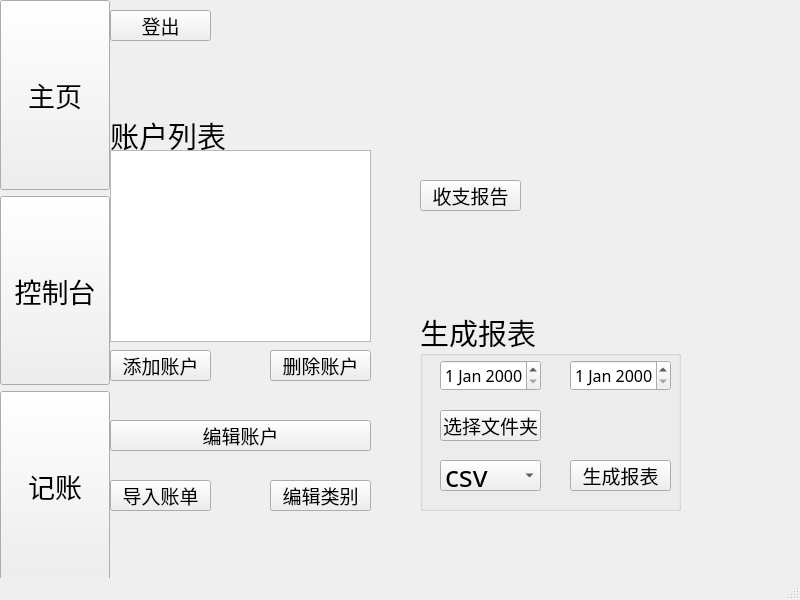
<?xml version="1.0" encoding="UTF-8"?>
<ui version="4.0">
 <class>MainWindow</class>
 <widget class="QMainWindow" name="MainWindow">
  <property name="geometry">
   <rect>
    <x>0</x>
    <y>0</y>
    <width>800</width>
    <height>600</height>
   </rect>
  </property>
  <property name="windowTitle">
   <string>黄山记账</string>
  </property>
  <property name="windowIcon">
   <iconset resource="logo.qrc">
    <normaloff>:/src/con.png</normaloff>:/src/con.png</iconset>
  </property>
  <widget class="QWidget" name="mainLayout">
   <widget class="QWidget" name="horizontalLayoutWidget">
    <property name="geometry">
     <rect>
      <x>0</x>
      <y>0</y>
      <width>110</width>
      <height>581</height>
     </rect>
    </property>
    <layout class="QVBoxLayout" name="sidebar" stretch="0,0,0">
     <item>
      <widget class="QPushButton" name="btnHome">
       <property name="sizePolicy">
        <sizepolicy hsizetype="Expanding" vsizetype="Expanding">
         <horstretch>0</horstretch>
         <verstretch>0</verstretch>
        </sizepolicy>
       </property>
       <property name="font">
        <font>
         <family>YouYuan</family>
         <pointsize>20</pointsize>
        </font>
       </property>
       <property name="text">
        <string>主页</string>
       </property>
      </widget>
     </item>
     <item>
      <widget class="QPushButton" name="btnDashboard">
       <property name="sizePolicy">
        <sizepolicy hsizetype="Expanding" vsizetype="Expanding">
         <horstretch>0</horstretch>
         <verstretch>0</verstretch>
        </sizepolicy>
       </property>
       <property name="font">
        <font>
         <family>YouYuan</family>
         <pointsize>20</pointsize>
        </font>
       </property>
       <property name="text">
        <string>控制台</string>
       </property>
      </widget>
     </item>
     <item>
      <widget class="QPushButton" name="btneditor">
       <property name="sizePolicy">
        <sizepolicy hsizetype="Expanding" vsizetype="Expanding">
         <horstretch>0</horstretch>
         <verstretch>0</verstretch>
        </sizepolicy>
       </property>
       <property name="font">
        <font>
         <family>YouYuan</family>
         <pointsize>20</pointsize>
        </font>
       </property>
       <property name="text">
        <string>记账</string>
       </property>
      </widget>
     </item>
    </layout>
   </widget>
   <widget class="QWidget" name="gridLayoutWidget">
    <property name="geometry">
     <rect>
      <x>90</x>
      <y>0</y>
      <width>701</width>
      <height>581</height>
     </rect>
    </property>
    <layout class="QGridLayout">
     <item row="0" column="0">
      <widget class="QStackedWidget" name="pages">
       <property name="sizePolicy">
        <sizepolicy hsizetype="Expanding" vsizetype="Expanding">
         <horstretch>0</horstretch>
         <verstretch>0</verstretch>
        </sizepolicy>
       </property>
       <property name="currentIndex">
        <number>4</number>
       </property>
       <widget class="QWidget" name="Page0">
        <widget class="QLabel" name="logo">
         <property name="geometry">
          <rect>
           <x>230</x>
           <y>100</y>
           <width>211</width>
           <height>181</height>
          </rect>
         </property>
         <property name="sizePolicy">
          <sizepolicy hsizetype="Expanding" vsizetype="Expanding">
           <horstretch>0</horstretch>
           <verstretch>0</verstretch>
          </sizepolicy>
         </property>
         <property name="text">
          <string/>
         </property>
         <property name="pixmap">
          <pixmap resource="logo.qrc">:/src/logo.png</pixmap>
         </property>
        </widget>
        <widget class="QPushButton" name="btnCreate">
         <property name="geometry">
          <rect>
           <x>180</x>
           <y>380</y>
           <width>101</width>
           <height>31</height>
          </rect>
         </property>
         <property name="font">
          <font>
           <family>YouYuan</family>
           <pointsize>16</pointsize>
          </font>
         </property>
         <property name="text">
          <string>创建用户</string>
         </property>
        </widget>
        <widget class="QPushButton" name="btnLogin">
         <property name="geometry">
          <rect>
           <x>390</x>
           <y>380</y>
           <width>101</width>
           <height>31</height>
          </rect>
         </property>
         <property name="font">
          <font>
           <family>YouYuan</family>
           <pointsize>16</pointsize>
          </font>
         </property>
         <property name="text">
          <string>用户登录</string>
         </property>
        </widget>
       </widget>
       <widget class="QWidget" name="Page1">
        <widget class="QLineEdit" name="editNewUsername">
         <property name="geometry">
          <rect>
           <x>270</x>
           <y>250</y>
           <width>171</width>
           <height>31</height>
          </rect>
         </property>
        </widget>
        <widget class="QLabel" name="bkey">
         <property name="geometry">
          <rect>
           <x>150</x>
           <y>300</y>
           <width>111</width>
           <height>41</height>
          </rect>
         </property>
         <property name="font">
          <font>
           <family>YouYuan</family>
           <pointsize>22</pointsize>
          </font>
         </property>
         <property name="text">
          <string> 密  码</string>
         </property>
        </widget>
        <widget class="QLabel" name="acreatelogo">
         <property name="geometry">
          <rect>
           <x>220</x>
           <y>110</y>
           <width>261</width>
           <height>91</height>
          </rect>
         </property>
         <property name="font">
          <font>
           <family>YouYuan</family>
           <pointsize>48</pointsize>
          </font>
         </property>
         <property name="text">
          <string>创建用户</string>
         </property>
        </widget>
        <widget class="QLineEdit" name="editNewPassword">
         <property name="geometry">
          <rect>
           <x>270</x>
           <y>310</y>
           <width>171</width>
           <height>31</height>
          </rect>
         </property>
         <property name="echoMode">
          <enum>QLineEdit::EchoMode::Password</enum>
         </property>
        </widget>
        <widget class="QPushButton" name="btnConfirmCreate">
         <property name="geometry">
          <rect>
           <x>310</x>
           <y>370</y>
           <width>101</width>
           <height>31</height>
          </rect>
         </property>
         <property name="font">
          <font>
           <family>YouYuan</family>
           <pointsize>16</pointsize>
          </font>
         </property>
         <property name="text">
          <string>创建</string>
         </property>
        </widget>
        <widget class="QLabel" name="buser">
         <property name="geometry">
          <rect>
           <x>160</x>
           <y>240</y>
           <width>101</width>
           <height>41</height>
          </rect>
         </property>
         <property name="font">
          <font>
           <family>YouYuan</family>
           <pointsize>22</pointsize>
          </font>
         </property>
         <property name="text">
          <string>用户名</string>
         </property>
        </widget>
        <widget class="QPushButton" name="btnLogin2">
         <property name="geometry">
          <rect>
           <x>70</x>
           <y>60</y>
           <width>101</width>
           <height>31</height>
          </rect>
         </property>
         <property name="font">
          <font>
           <family>YouYuan</family>
           <pointsize>16</pointsize>
          </font>
         </property>
         <property name="text">
          <string>登录页面</string>
         </property>
        </widget>
       </widget>
       <widget class="QWidget" name="Page2">
        <widget class="QPushButton" name="btnSelectUser">
         <property name="geometry">
          <rect>
           <x>370</x>
           <y>420</y>
           <width>101</width>
           <height>31</height>
          </rect>
         </property>
         <property name="font">
          <font>
           <family>YouYuan</family>
           <pointsize>16</pointsize>
          </font>
         </property>
         <property name="text">
          <string>确定</string>
         </property>
        </widget>
        <widget class="QLabel" name="label">
         <property name="geometry">
          <rect>
           <x>170</x>
           <y>90</y>
           <width>261</width>
           <height>81</height>
          </rect>
         </property>
         <property name="font">
          <font>
           <family>YouYuan</family>
           <pointsize>48</pointsize>
          </font>
         </property>
         <property name="text">
          <string>选择用户</string>
         </property>
        </widget>
        <widget class="QListWidget" name="listExistingUsers">
         <property name="geometry">
          <rect>
           <x>130</x>
           <y>180</y>
           <width>341</width>
           <height>221</height>
          </rect>
         </property>
         <property name="font">
          <font>
           <pointsize>18</pointsize>
          </font>
         </property>
        </widget>
        <widget class="QPushButton" name="btnBrowseUsers">
         <property name="geometry">
          <rect>
           <x>250</x>
           <y>420</y>
           <width>101</width>
           <height>31</height>
          </rect>
         </property>
         <property name="font">
          <font>
           <family>YouYuan</family>
           <pointsize>16</pointsize>
          </font>
         </property>
         <property name="text">
          <string>导出用户</string>
         </property>
        </widget>
        <widget class="QPushButton" name="btnDeleteUser">
         <property name="geometry">
          <rect>
           <x>130</x>
           <y>460</y>
           <width>101</width>
           <height>31</height>
          </rect>
         </property>
         <property name="font">
          <font>
           <family>YouYuan</family>
           <pointsize>16</pointsize>
          </font>
         </property>
         <property name="text">
          <string>删除用户</string>
         </property>
        </widget>
        <widget class="QPushButton" name="btnCreate2">
         <property name="geometry">
          <rect>
           <x>130</x>
           <y>420</y>
           <width>101</width>
           <height>31</height>
          </rect>
         </property>
         <property name="font">
          <font>
           <family>YouYuan</family>
           <pointsize>16</pointsize>
          </font>
         </property>
         <property name="text">
          <string>创建用户</string>
         </property>
        </widget>
       </widget>
       <widget class="QWidget" name="Page3">
        <widget class="QLabel" name="label_2">
         <property name="geometry">
          <rect>
           <x>250</x>
           <y>90</y>
           <width>271</width>
           <height>91</height>
          </rect>
         </property>
         <property name="font">
          <font>
           <family>YouYuan</family>
           <pointsize>48</pointsize>
          </font>
         </property>
         <property name="text">
          <string>输入密码</string>
         </property>
        </widget>
        <widget class="QLabel" name="label_4">
         <property name="geometry">
          <rect>
           <x>100</x>
           <y>290</y>
           <width>121</width>
           <height>41</height>
          </rect>
         </property>
         <property name="font">
          <font>
           <family>YouYuan</family>
           <pointsize>22</pointsize>
          </font>
         </property>
         <property name="text">
          <string>  密  码</string>
         </property>
        </widget>
        <widget class="QLineEdit" name="editLoginPassword">
         <property name="geometry">
          <rect>
           <x>260</x>
           <y>290</y>
           <width>211</width>
           <height>41</height>
          </rect>
         </property>
         <property name="echoMode">
          <enum>QLineEdit::EchoMode::Password</enum>
         </property>
        </widget>
        <widget class="QLabel" name="labelLoginUser">
         <property name="geometry">
          <rect>
           <x>260</x>
           <y>230</y>
           <width>211</width>
           <height>41</height>
          </rect>
         </property>
         <property name="font">
          <font>
           <family>YouYuan</family>
           <pointsize>22</pointsize>
          </font>
         </property>
         <property name="text">
          <string/>
         </property>
        </widget>
        <widget class="QLabel" name="label_3">
         <property name="geometry">
          <rect>
           <x>100</x>
           <y>240</y>
           <width>121</width>
           <height>41</height>
          </rect>
         </property>
         <property name="font">
          <font>
           <family>YouYuan</family>
           <pointsize>22</pointsize>
          </font>
         </property>
         <property name="text">
          <string>  用户名</string>
         </property>
        </widget>
        <widget class="QPushButton" name="btnConfirmLogin">
         <property name="geometry">
          <rect>
           <x>310</x>
           <y>370</y>
           <width>101</width>
           <height>31</height>
          </rect>
         </property>
         <property name="font">
          <font>
           <family>YouYuan</family>
           <pointsize>14</pointsize>
          </font>
         </property>
         <property name="text">
          <string>登录</string>
         </property>
        </widget>
       </widget>
       <widget class="QWidget" name="Page4dash">
        <widget class="QLabel" name="labelWelcome">
         <property name="geometry">
          <rect>
           <x>140</x>
           <y>10</y>
           <width>421</width>
           <height>61</height>
          </rect>
         </property>
         <property name="font">
          <font>
           <family>YouYuan</family>
           <pointsize>36</pointsize>
          </font>
         </property>
         <property name="text">
          <string/>
         </property>
        </widget>
        <widget class="QPushButton" name="btnLogout">
         <property name="geometry">
          <rect>
           <x>20</x>
           <y>10</y>
           <width>101</width>
           <height>31</height>
          </rect>
         </property>
         <property name="font">
          <font>
           <family>YouYuan</family>
           <pointsize>14</pointsize>
          </font>
         </property>
         <property name="text">
          <string>登出</string>
         </property>
        </widget>
        <widget class="QLabel" name="label_5">
         <property name="geometry">
          <rect>
           <x>20</x>
           <y>120</y>
           <width>211</width>
           <height>31</height>
          </rect>
         </property>
         <property name="font">
          <font>
           <family>YouYuan</family>
           <pointsize>22</pointsize>
          </font>
         </property>
         <property name="text">
          <string>账户列表</string>
         </property>
        </widget>
        <widget class="QPushButton" name="btnAddAccount">
         <property name="geometry">
          <rect>
           <x>20</x>
           <y>350</y>
           <width>101</width>
           <height>31</height>
          </rect>
         </property>
         <property name="font">
          <font>
           <family>YouYuan</family>
           <pointsize>14</pointsize>
          </font>
         </property>
         <property name="text">
          <string>添加账户</string>
         </property>
        </widget>
        <widget class="QPushButton" name="btnRemoveAccount">
         <property name="geometry">
          <rect>
           <x>180</x>
           <y>350</y>
           <width>101</width>
           <height>31</height>
          </rect>
         </property>
         <property name="font">
          <font>
           <family>YouYuan</family>
           <pointsize>14</pointsize>
          </font>
         </property>
         <property name="text">
          <string>删除账户</string>
         </property>
        </widget>
        <widget class="QListWidget" name="listAccounts">
         <property name="geometry">
          <rect>
           <x>20</x>
           <y>150</y>
           <width>261</width>
           <height>192</height>
          </rect>
         </property>
        </widget>
        <widget class="QPushButton" name="btnEditAccount">
         <property name="geometry">
          <rect>
           <x>20</x>
           <y>420</y>
           <width>261</width>
           <height>31</height>
          </rect>
         </property>
         <property name="font">
          <font>
           <family>YouYuan</family>
           <pointsize>14</pointsize>
          </font>
         </property>
         <property name="text">
          <string>编辑账户</string>
         </property>
        </widget>
        <widget class="QLabel" name="labelTotalBalance">
         <property name="geometry">
          <rect>
           <x>330</x>
           <y>120</y>
           <width>271</width>
           <height>41</height>
          </rect>
         </property>
         <property name="font">
          <font>
           <family>YouYuan</family>
           <pointsize>22</pointsize>
          </font>
         </property>
         <property name="text">
          <string/>
         </property>
        </widget>
        <widget class="QPushButton" name="btnImportBill">
         <property name="geometry">
          <rect>
           <x>20</x>
           <y>480</y>
           <width>101</width>
           <height>31</height>
          </rect>
         </property>
         <property name="font">
          <font>
           <family>YouYuan</family>
           <pointsize>14</pointsize>
          </font>
         </property>
         <property name="text">
          <string>导入账单</string>
         </property>
        </widget>
        <widget class="QPushButton" name="btneditcate">
         <property name="geometry">
          <rect>
           <x>180</x>
           <y>480</y>
           <width>101</width>
           <height>31</height>
          </rect>
         </property>
         <property name="font">
          <font>
           <family>YouYuan</family>
           <pointsize>14</pointsize>
          </font>
         </property>
         <property name="text">
          <string>编辑类别</string>
         </property>
        </widget>
        <widget class="QPushButton" name="btnAnalysis">
         <property name="geometry">
          <rect>
           <x>330</x>
           <y>180</y>
           <width>101</width>
           <height>31</height>
          </rect>
         </property>
         <property name="font">
          <font>
           <family>YouYuan</family>
           <pointsize>14</pointsize>
          </font>
         </property>
         <property name="text">
          <string>收支报告</string>
         </property>
        </widget>
        <widget class="QGroupBox" name="groupBox">
         <property name="geometry">
          <rect>
           <x>330</x>
           <y>310</y>
           <width>261</width>
           <height>201</height>
          </rect>
         </property>
         <property name="font">
          <font>
           <family>YouYuan</family>
           <pointsize>22</pointsize>
          </font>
         </property>
         <property name="title">
          <string>生成报表</string>
         </property>
         <widget class="QDateEdit" name="dateStart">
          <property name="geometry">
           <rect>
            <x>20</x>
            <y>50</y>
            <width>101</width>
            <height>31</height>
           </rect>
          </property>
          <property name="font">
           <font>
            <family>YouYuan</family>
            <pointsize>12</pointsize>
           </font>
          </property>
         </widget>
         <widget class="QDateEdit" name="dateEnd">
          <property name="geometry">
           <rect>
            <x>150</x>
            <y>50</y>
            <width>101</width>
            <height>31</height>
           </rect>
          </property>
          <property name="font">
           <font>
            <family>YouYuan</family>
            <pointsize>12</pointsize>
           </font>
          </property>
         </widget>
         <widget class="QPushButton" name="btnSelectFolder">
          <property name="geometry">
           <rect>
            <x>20</x>
            <y>100</y>
            <width>101</width>
            <height>31</height>
           </rect>
          </property>
          <property name="font">
           <font>
            <family>YouYuan</family>
            <pointsize>14</pointsize>
           </font>
          </property>
          <property name="text">
           <string>选择文件夹</string>
          </property>
         </widget>
         <widget class="QLabel" name="lblFolder">
          <property name="geometry">
           <rect>
            <x>150</x>
            <y>100</y>
            <width>101</width>
            <height>31</height>
           </rect>
          </property>
          <property name="text">
           <string/>
          </property>
         </widget>
         <widget class="QComboBox" name="comboFormat">
          <property name="geometry">
           <rect>
            <x>20</x>
            <y>150</y>
            <width>101</width>
            <height>31</height>
           </rect>
          </property>
          <item>
           <property name="text">
            <string>csv</string>
           </property>
          </item>
          <item>
           <property name="text">
            <string>json</string>
           </property>
          </item>
         </widget>
         <widget class="QPushButton" name="btnGenerateReport">
          <property name="geometry">
           <rect>
            <x>150</x>
            <y>150</y>
            <width>101</width>
            <height>31</height>
           </rect>
          </property>
          <property name="font">
           <font>
            <family>YouYuan</family>
            <pointsize>14</pointsize>
           </font>
          </property>
          <property name="text">
           <string>生成报表</string>
          </property>
         </widget>
        </widget>
       </widget>
       <widget class="QWidget" name="Page5">
        <widget class="QTableView" name="tableTransactions">
         <property name="geometry">
          <rect>
           <x>80</x>
           <y>100</y>
           <width>541</width>
           <height>371</height>
          </rect>
         </property>
        </widget>
        <widget class="QLabel" name="label_6">
         <property name="geometry">
          <rect>
           <x>80</x>
           <y>30</y>
           <width>201</width>
           <height>61</height>
          </rect>
         </property>
         <property name="font">
          <font>
           <family>YouYuan</family>
           <pointsize>36</pointsize>
          </font>
         </property>
         <property name="text">
          <string>编辑账单</string>
         </property>
        </widget>
        <widget class="QPushButton" name="btnAddTransaction">
         <property name="geometry">
          <rect>
           <x>80</x>
           <y>480</y>
           <width>101</width>
           <height>31</height>
          </rect>
         </property>
         <property name="font">
          <font>
           <family>YouYuan</family>
           <pointsize>14</pointsize>
          </font>
         </property>
         <property name="text">
          <string>添加交易</string>
         </property>
        </widget>
        <widget class="QPushButton" name="btnRemoveTransaction">
         <property name="geometry">
          <rect>
           <x>520</x>
           <y>480</y>
           <width>101</width>
           <height>31</height>
          </rect>
         </property>
         <property name="font">
          <font>
           <family>YouYuan</family>
           <pointsize>14</pointsize>
          </font>
         </property>
         <property name="text">
          <string>删除交易</string>
         </property>
        </widget>
        <widget class="QLabel" name="labelCurrentAccountName">
         <property name="geometry">
          <rect>
           <x>320</x>
           <y>20</y>
           <width>301</width>
           <height>41</height>
          </rect>
         </property>
         <property name="font">
          <font>
           <family>YouYuan</family>
           <pointsize>22</pointsize>
          </font>
         </property>
         <property name="text">
          <string/>
         </property>
        </widget>
        <widget class="QLabel" name="labelCurrentAccountBalance">
         <property name="geometry">
          <rect>
           <x>320</x>
           <y>60</y>
           <width>301</width>
           <height>41</height>
          </rect>
         </property>
         <property name="font">
          <font>
           <family>YouYuan</family>
           <pointsize>22</pointsize>
          </font>
         </property>
         <property name="text">
          <string>结余：</string>
         </property>
        </widget>
       </widget>
       <widget class="QWidget" name="Page6">
        <widget class="QLabel" name="labelSelectedFile">
         <property name="geometry">
          <rect>
           <x>40</x>
           <y>20</y>
           <width>301</width>
           <height>41</height>
          </rect>
         </property>
         <property name="font">
          <font>
           <family>YouYuan</family>
           <pointsize>22</pointsize>
          </font>
         </property>
         <property name="text">
          <string/>
         </property>
        </widget>
        <widget class="QTableView" name="tableImportPreview">
         <property name="geometry">
          <rect>
           <x>40</x>
           <y>120</y>
           <width>541</width>
           <height>371</height>
          </rect>
         </property>
        </widget>
        <widget class="QComboBox" name="comboTargetAccount">
         <property name="geometry">
          <rect>
           <x>190</x>
           <y>80</y>
           <width>101</width>
           <height>31</height>
          </rect>
         </property>
        </widget>
        <widget class="QPushButton" name="btnConfirmImport">
         <property name="geometry">
          <rect>
           <x>40</x>
           <y>500</y>
           <width>101</width>
           <height>31</height>
          </rect>
         </property>
         <property name="font">
          <font>
           <family>YouYuan</family>
           <pointsize>14</pointsize>
          </font>
         </property>
         <property name="text">
          <string>确认导入</string>
         </property>
        </widget>
        <widget class="QLabel" name="labelCurrentAccountBalance_2">
         <property name="geometry">
          <rect>
           <x>40</x>
           <y>70</y>
           <width>141</width>
           <height>51</height>
          </rect>
         </property>
         <property name="font">
          <font>
           <family>YouYuan</family>
           <pointsize>22</pointsize>
          </font>
         </property>
         <property name="text">
          <string>导入至：</string>
         </property>
        </widget>
       </widget>
       <widget class="QWidget" name="Page7">
        <widget class="QLabel" name="listcategorieslogo">
         <property name="geometry">
          <rect>
           <x>90</x>
           <y>150</y>
           <width>211</width>
           <height>31</height>
          </rect>
         </property>
         <property name="font">
          <font>
           <family>YouYuan</family>
           <pointsize>22</pointsize>
          </font>
         </property>
         <property name="text">
          <string>类别列表</string>
         </property>
        </widget>
        <widget class="QPushButton" name="btnAddMajorCategory">
         <property name="geometry">
          <rect>
           <x>90</x>
           <y>400</y>
           <width>101</width>
           <height>31</height>
          </rect>
         </property>
         <property name="font">
          <font>
           <family>YouYuan</family>
           <pointsize>14</pointsize>
          </font>
         </property>
         <property name="text">
          <string>添加大类</string>
         </property>
        </widget>
        <widget class="QPushButton" name="btnDeleteMajorCategory">
         <property name="geometry">
          <rect>
           <x>240</x>
           <y>400</y>
           <width>101</width>
           <height>31</height>
          </rect>
         </property>
         <property name="font">
          <font>
           <family>YouYuan</family>
           <pointsize>14</pointsize>
          </font>
         </property>
         <property name="text">
          <string>删除大类</string>
         </property>
        </widget>
        <widget class="QPushButton" name="btnDashboard2">
         <property name="geometry">
          <rect>
           <x>90</x>
           <y>40</y>
           <width>101</width>
           <height>31</height>
          </rect>
         </property>
         <property name="font">
          <font>
           <family>YouYuan</family>
           <pointsize>14</pointsize>
          </font>
         </property>
         <property name="text">
          <string>返回</string>
         </property>
        </widget>
        <widget class="QTreeWidget" name="treeCategories">
         <property name="geometry">
          <rect>
           <x>90</x>
           <y>190</y>
           <width>256</width>
           <height>192</height>
          </rect>
         </property>
         <property name="headerHidden">
          <bool>true</bool>
         </property>
         <attribute name="headerVisible">
          <bool>false</bool>
         </attribute>
         <column>
          <property name="text">
           <string notr="true">1</string>
          </property>
         </column>
        </widget>
        <widget class="QPushButton" name="btnAddMinorCategory">
         <property name="geometry">
          <rect>
           <x>90</x>
           <y>450</y>
           <width>101</width>
           <height>31</height>
          </rect>
         </property>
         <property name="font">
          <font>
           <family>YouYuan</family>
           <pointsize>14</pointsize>
          </font>
         </property>
         <property name="text">
          <string>添加小类</string>
         </property>
        </widget>
        <widget class="QPushButton" name="btnDeleteMinorCategory">
         <property name="geometry">
          <rect>
           <x>240</x>
           <y>450</y>
           <width>101</width>
           <height>31</height>
          </rect>
         </property>
         <property name="font">
          <font>
           <family>YouYuan</family>
           <pointsize>14</pointsize>
          </font>
         </property>
         <property name="text">
          <string>删除小类</string>
         </property>
        </widget>
       </widget>
       <widget class="QWidget" name="Page8">
        <widget class="QDateEdit" name="dateEditStart">
         <property name="geometry">
          <rect>
           <x>80</x>
           <y>140</y>
           <width>101</width>
           <height>31</height>
          </rect>
         </property>
        </widget>
        <widget class="QDateEdit" name="dateEditEnd">
         <property name="geometry">
          <rect>
           <x>80</x>
           <y>190</y>
           <width>101</width>
           <height>31</height>
          </rect>
         </property>
        </widget>
        <widget class="QComboBox" name="comboCategoryBig">
         <property name="geometry">
          <rect>
           <x>80</x>
           <y>240</y>
           <width>101</width>
           <height>31</height>
          </rect>
         </property>
        </widget>
        <widget class="QPushButton" name="btnApplyFilter">
         <property name="geometry">
          <rect>
           <x>80</x>
           <y>420</y>
           <width>101</width>
           <height>31</height>
          </rect>
         </property>
         <property name="font">
          <font>
           <family>YouYuan</family>
           <pointsize>16</pointsize>
          </font>
         </property>
         <property name="text">
          <string>筛选</string>
         </property>
        </widget>
        <widget class="QComboBox" name="comboCategorySmall">
         <property name="geometry">
          <rect>
           <x>80</x>
           <y>290</y>
           <width>101</width>
           <height>31</height>
          </rect>
         </property>
        </widget>
        <widget class="QComboBox" name="comboType">
         <property name="geometry">
          <rect>
           <x>80</x>
           <y>340</y>
           <width>101</width>
           <height>31</height>
          </rect>
         </property>
        </widget>
        <widget class="QTableWidget" name="tableFilterResult">
         <property name="geometry">
          <rect>
           <x>210</x>
           <y>130</y>
           <width>461</width>
           <height>321</height>
          </rect>
         </property>
        </widget>
        <widget class="QLabel" name="labelFilterBalance">
         <property name="geometry">
          <rect>
           <x>210</x>
           <y>60</y>
           <width>461</width>
           <height>41</height>
          </rect>
         </property>
         <property name="font">
          <font>
           <family>YouYuan</family>
           <pointsize>22</pointsize>
          </font>
         </property>
         <property name="text">
          <string/>
         </property>
        </widget>
        <widget class="QComboBox" name="comboAccount">
         <property name="geometry">
          <rect>
           <x>80</x>
           <y>90</y>
           <width>101</width>
           <height>31</height>
          </rect>
         </property>
        </widget>
        <widget class="QLabel" name="selecttip">
         <property name="geometry">
          <rect>
           <x>80</x>
           <y>70</y>
           <width>81</width>
           <height>21</height>
          </rect>
         </property>
         <property name="font">
          <font>
           <family>YouYuan</family>
           <pointsize>12</pointsize>
          </font>
         </property>
         <property name="text">
          <string>选择账户</string>
         </property>
        </widget>
        <widget class="QLabel" name="selecttip_2">
         <property name="geometry">
          <rect>
           <x>80</x>
           <y>120</y>
           <width>81</width>
           <height>21</height>
          </rect>
         </property>
         <property name="font">
          <font>
           <family>YouYuan</family>
           <pointsize>12</pointsize>
          </font>
         </property>
         <property name="text">
          <string>开始日期</string>
         </property>
        </widget>
        <widget class="QLabel" name="selecttip_3">
         <property name="geometry">
          <rect>
           <x>80</x>
           <y>170</y>
           <width>81</width>
           <height>21</height>
          </rect>
         </property>
         <property name="font">
          <font>
           <family>YouYuan</family>
           <pointsize>12</pointsize>
          </font>
         </property>
         <property name="text">
          <string>结束日期</string>
         </property>
        </widget>
        <widget class="QLabel" name="selecttip_4">
         <property name="geometry">
          <rect>
           <x>80</x>
           <y>220</y>
           <width>81</width>
           <height>21</height>
          </rect>
         </property>
         <property name="font">
          <font>
           <family>YouYuan</family>
           <pointsize>12</pointsize>
          </font>
         </property>
         <property name="text">
          <string>选择大类</string>
         </property>
        </widget>
        <widget class="QLabel" name="selecttip_5">
         <property name="geometry">
          <rect>
           <x>80</x>
           <y>270</y>
           <width>81</width>
           <height>21</height>
          </rect>
         </property>
         <property name="font">
          <font>
           <family>YouYuan</family>
           <pointsize>12</pointsize>
          </font>
         </property>
         <property name="text">
          <string>选择小类</string>
         </property>
        </widget>
        <widget class="QLabel" name="selecttip_6">
         <property name="geometry">
          <rect>
           <x>80</x>
           <y>320</y>
           <width>81</width>
           <height>21</height>
          </rect>
         </property>
         <property name="font">
          <font>
           <family>YouYuan</family>
           <pointsize>12</pointsize>
          </font>
         </property>
         <property name="text">
          <string>选择收支</string>
         </property>
        </widget>
       </widget>
      </widget>
     </item>
    </layout>
   </widget>
  </widget>
  <widget class="QStatusBar" name="statusbar"/>
  <widget class="QMenuBar" name="menuBar">
   <property name="geometry">
    <rect>
     <x>0</x>
     <y>0</y>
     <width>800</width>
     <height>17</height>
    </rect>
   </property>
  </widget>
 </widget>
 <resources>
  <include location="logo.qrc"/>
 </resources>
 <connections/>
</ui>
